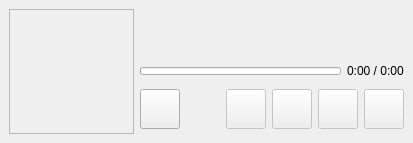
<?xml version="1.0" encoding="UTF-8"?>
<ui version="4.0">
 <class>MainForm</class>
 <widget class="QMainWindow" name="MainForm">
  <property name="sizePolicy">
   <sizepolicy hsizetype="Fixed" vsizetype="Fixed">
    <horstretch>0</horstretch>
    <verstretch>0</verstretch>
   </sizepolicy>
  </property>
  <property name="windowTitle">
   <string>Pea - Disconnected</string>
  </property>
  <property name="windowIcon">
   <iconset resource="img.qrc">
    <normaloff>:/images/song.png</normaloff>:/images/song.png</iconset>
  </property>
  <widget class="QWidget" name="centralwidget">
   <layout class="QHBoxLayout" name="horizontalLayout_4">
    <item>
     <widget class="QLabel" name="labelCover">
      <property name="sizePolicy">
       <sizepolicy hsizetype="Fixed" vsizetype="Fixed">
        <horstretch>0</horstretch>
        <verstretch>0</verstretch>
       </sizepolicy>
      </property>
      <property name="minimumSize">
       <size>
        <width>125</width>
        <height>125</height>
       </size>
      </property>
      <property name="maximumSize">
       <size>
        <width>125</width>
        <height>125</height>
       </size>
      </property>
      <property name="frameShape">
       <enum>QFrame::StyledPanel</enum>
      </property>
      <property name="text">
       <string/>
      </property>
      <property name="alignment">
       <set>Qt::AlignCenter</set>
      </property>
     </widget>
    </item>
    <item>
     <layout class="QVBoxLayout" name="verticalLayout">
      <item>
       <widget class="QLabel" name="labelArtist">
        <property name="sizePolicy">
         <sizepolicy hsizetype="Preferred" vsizetype="Fixed">
          <horstretch>0</horstretch>
          <verstretch>0</verstretch>
         </sizepolicy>
        </property>
       </widget>
      </item>
      <item>
       <widget class="QLabel" name="labelAlbum">
        <property name="sizePolicy">
         <sizepolicy hsizetype="Preferred" vsizetype="Fixed">
          <horstretch>0</horstretch>
          <verstretch>0</verstretch>
         </sizepolicy>
        </property>
       </widget>
      </item>
      <item>
       <layout class="QHBoxLayout" name="horizontalLayout_2">
        <item>
         <widget class="QProgressBar" name="progressTime">
          <property name="maximumSize">
           <size>
            <width>16777215</width>
            <height>8</height>
           </size>
          </property>
          <property name="textVisible">
           <bool>false</bool>
          </property>
         </widget>
        </item>
        <item>
         <widget class="QLabel" name="labelTime">
          <property name="sizePolicy">
           <sizepolicy hsizetype="Preferred" vsizetype="Fixed">
            <horstretch>0</horstretch>
            <verstretch>0</verstretch>
           </sizepolicy>
          </property>
          <property name="text">
           <string>0:00 / 0:00</string>
          </property>
         </widget>
        </item>
       </layout>
      </item>
      <item>
       <layout class="QHBoxLayout" name="horizontalLayout">
        <item>
         <widget class="QToolButton" name="buttonConnection">
          <property name="minimumSize">
           <size>
            <width>40</width>
            <height>40</height>
           </size>
          </property>
          <property name="icon">
           <iconset resource="img.qrc">
            <normaloff>:/images/link.png</normaloff>:/images/link.png</iconset>
          </property>
          <property name="checkable">
           <bool>true</bool>
          </property>
         </widget>
        </item>
        <item>
         <spacer name="horizontalSpacer">
          <property name="orientation">
           <enum>Qt::Horizontal</enum>
          </property>
          <property name="sizeHint" stdset="0">
           <size>
            <width>40</width>
            <height>20</height>
           </size>
          </property>
         </spacer>
        </item>
        <item>
         <widget class="QToolButton" name="buttonLike">
          <property name="enabled">
           <bool>false</bool>
          </property>
          <property name="minimumSize">
           <size>
            <width>40</width>
            <height>40</height>
           </size>
          </property>
          <property name="text">
           <string/>
          </property>
          <property name="icon">
           <iconset resource="img.qrc">
            <normaloff>:/images/like.png</normaloff>
            <normalon>:/images/liked.png</normalon>:/images/like.png</iconset>
          </property>
          <property name="checkable">
           <bool>true</bool>
          </property>
         </widget>
        </item>
        <item>
         <widget class="QToolButton" name="buttonToggle">
          <property name="enabled">
           <bool>false</bool>
          </property>
          <property name="minimumSize">
           <size>
            <width>40</width>
            <height>40</height>
           </size>
          </property>
          <property name="text">
           <string/>
          </property>
          <property name="icon">
           <iconset resource="img.qrc">
            <normaloff>:/images/pause.png</normaloff>
            <normalon>:/images/play.png</normalon>:/images/pause.png</iconset>
          </property>
          <property name="checkable">
           <bool>true</bool>
          </property>
         </widget>
        </item>
        <item>
         <widget class="QToolButton" name="buttonSkip">
          <property name="enabled">
           <bool>false</bool>
          </property>
          <property name="minimumSize">
           <size>
            <width>40</width>
            <height>40</height>
           </size>
          </property>
          <property name="text">
           <string/>
          </property>
          <property name="icon">
           <iconset resource="img.qrc">
            <normaloff>:/images/skip.png</normaloff>:/images/skip.png</iconset>
          </property>
         </widget>
        </item>
        <item>
         <widget class="QToolButton" name="buttonBan">
          <property name="enabled">
           <bool>false</bool>
          </property>
          <property name="minimumSize">
           <size>
            <width>40</width>
            <height>40</height>
           </size>
          </property>
          <property name="text">
           <string/>
          </property>
          <property name="icon">
           <iconset resource="img.qrc">
            <normaloff>:/images/trash.png</normaloff>:/images/trash.png</iconset>
          </property>
         </widget>
        </item>
       </layout>
      </item>
     </layout>
    </item>
   </layout>
  </widget>
 </widget>
 <resources>
  <include location="img.qrc"/>
 </resources>
 <connections/>
</ui>
